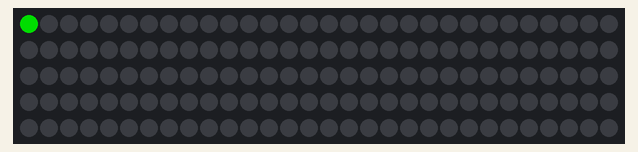
This sketch was run on a simulated ESP8266 (NodeMCU). Parts: 150 RGB LEDs in strip order, left to right, continuing on the next row. Dim RGB values are drawn brighter than linear; WiFi joins after 1.5 s; servers stay silent unless stated; not simulated (calls return 0 or success): Secrets.s.h; what the sketch prints to the serial monitor is not drawn.

Above: at 0.1 s.
At 0.7 s:
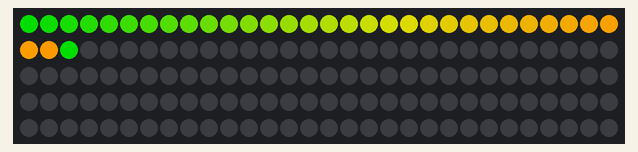
At 1.6 s:
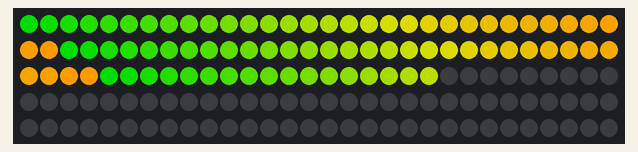
At 2.2 s:
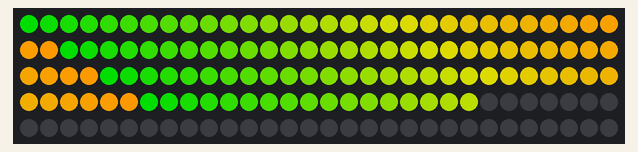
At 2.9 s:
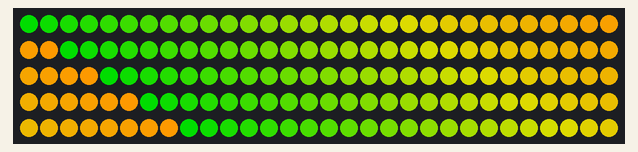

Measured:
- what the display in image 4 shows lasts 2.0 s, from 2.9 s to 4.9 s

The sketch:

SpinningLights.ino
```cpp
#include <ESP8266WiFi.h>
#include <ESP8266WebServer.h>
#include <ESP8266mDNS.h>
#include <Adafruit_NeoPixel.h>
#include <uri/UriBraces.h>

#include "Secrets.s.h"

#define ESP32
#define DATAPIN      2
#define NUMPIXELS    150
#define DEF_HOSTNAME "RUNLI"
String defaultHostname = DEF_HOSTNAME;

// config settings which can be set through api directly
uint32_t backgroundColor = 8388704; // some violett
uint32_t foregroundColor = 16714770; // CGI red
int direction = 1; // which means single step forward
int pps = 3; // pixels per segment
int nos = 2; // number of segments

// config which is used for animation
int maxDelayTime = 500; // Max time to block the main loop with a delay.
int aniDelay = 250; // delay which was set
int aniDelayToWait = 0; // if delay is too long, we can split wait time here (this is aniDelay minus maxDelayTime per cycle)
int aniLed = 0; // led we are currently at
int aniCount = 0; // count number of animations for logging
String aniType = "void"; // values: rotate, highlight, void

// create objects of interest
WiFiClient client;
ESP8266WebServer server(80);
Adafruit_NeoPixel pixels(NUMPIXELS, DATAPIN, NEO_GRB + NEO_KHZ400);

// *******************************************************************
// Web Service Endpoints
// *******************************************************************
String getStatusJson() {
  String result = "{\r\n";
  for(int i=0; i<NUMPIXELS; i++) {
    uint32_t pColor = pixels.getPixelColor(i);
    result += "  \""+String(i)+"\": "+pColor+",\r\n";
  }
  result += "  \"mdns\": \""+defaultHostname+"\",\r\n";
  result += "  \"speed\": "+String(aniDelay)+",\r\n";
  result += "  \"background\": "+String(backgroundColor)+",\r\n";
  result += "  \"foreground\": "+String(foregroundColor)+",\r\n";
  result += "  \"direction\": "+String(direction)+",\r\n";
  result += "  \"pps\": "+String(pps)+",\r\n";
  result += "  \"nos\": "+String(nos)+",\r\n";
  result += "  \"animation\": \""+aniType+"\"\r\n";
  result += "}";

  return result;
}

void handleRoot() {
  server.send(200, "text/plain", getStatusJson());
}

void setStaticAnimation(String animation) {
    aniType = animation;
    aniDelay = 1000;
    aniDelayToWait = aniDelay;
}

void defineEndpoints() {
  server.on("/", handleRoot);

  /* configuration endpoints */
  server.on(UriBraces("/setBackground/{}"), []() {
    backgroundColor = server.pathArg(0).toInt();
    server.send(200, "text/plain", getStatusJson());
  });

  server.on(UriBraces("/setForeground/{}"), []() {
    foregroundColor = server.pathArg(0).toInt();
    server.send(200, "text/plain", getStatusJson());
  });

  server.on(UriBraces("/setDirection/{}"), []() {
    direction = server.pathArg(0).toInt();
    server.send(200, "text/plain", getStatusJson());
  });

  server.on(UriBraces("/setPps/{}"), []() {
    pps = server.pathArg(0).toInt();
    server.send(200, "text/plain", getStatusJson());
  });

  server.on(UriBraces("/setNos/{}"), []() {
    nos = server.pathArg(0).toInt();
    server.send(200, "text/plain", getStatusJson());
  });

  /* business endpoints */
  server.on(UriBraces("/speed/{}"), []() {
    String speedStr = server.pathArg(0);
    float rps = speedStr.toFloat();
    aniDelay = (1000/NUMPIXELS) / rps;
    aniDelayToWait = aniDelay;
    aniType = "rotate";
    server.send(200, "text/plain", getStatusJson());
  });

  server.on(UriBraces("/highlight/{}"), []() {
    setStaticAnimation("highlight");
    // create ui setup
    pixels.fill(backgroundColor);
    pixels.setPixelColor(0, foregroundColor);
    pixels.show();
    server.send(200, "text/plain", getStatusJson());
  });

  server.on("/off", []() {
    setStaticAnimation("off");
    pixels.clear();
    pixels.show();
    server.send(200, "text/plain", getStatusJson());
  });

  server.on(UriBraces("/on/{}"), []() {
    String colorStr = server.pathArg(0);
    setStaticAnimation("on");
    pixels.fill(colorStr.toInt());
    pixels.show();
    server.send(200, "text/plain", getStatusJson());
  });
}

void setup() {
  Serial.begin(115200);

  Serial.println("Initialize LED strip with some animation");
  pixels.begin();
  pixels.clear();
  for(int i=0; i<NUMPIXELS; i++) {
    pixels.setPixelColor(i, pixels.Color(i*8, 150, 0));
    pixels.show();
    delay(10);
  }
  delay(2000);
  pixels.clear();
  pixels.show();

  Serial.println("Initialize WLAN");
  pixels.setPixelColor(0, pixels.Color(0, 150, 0)); pixels.show();
  WiFi.begin(WLAN_SSID, WLAN_PASS);
  while (WiFi.status() != WL_CONNECTED) {
    delay(500);
  }
  Serial.println("WiFi connected. IP address: "); Serial.println(WiFi.localIP());

  Serial.println("Define Server URI Handler");
  pixels.setPixelColor(1, pixels.Color(0, 150, 0)); pixels.show();
  defineEndpoints();

  Serial.println("Starting server");
  pixels.setPixelColor(2, pixels.Color(0, 150, 0)); pixels.show();
  server.begin();

  Serial.println("Setting mDNS");
  pixels.setPixelColor(3, pixels.Color(0, 150, 0)); pixels.show();
  if (MDNS.begin(defaultHostname)) {
    Serial.println("MDNS responder started at " + defaultHostname);
  }

  delay(2000);
  pixels.clear();
  pixels.show();
}

void loop() {
  server.handleClient();
  MDNS.update();

  // lets check if we need to wait another loop or can continue with next animation step
  if (aniDelayToWait > maxDelayTime) { // lets wait in small chunks
    delay(maxDelayTime);
    aniDelayToWait = aniDelayToWait - maxDelayTime;
  } else { // we can do the next animation
    delay(aniDelayToWait); // lets wait for the rest time span
    MoveNextAnimation();
    aniDelayToWait = aniDelay; // lets set next animation delay
  }
}

void MoveNextAnimation() {
  Serial.println("Next animation + " + String(aniCount++));
  if (aniType == "rotate") {
    int segmentDelta = NUMPIXELS / nos;
    pixels.fill(backgroundColor);
    for (int i = 0; i < nos; i++) {
      int offset = ((i * segmentDelta)+aniLed) % NUMPIXELS;
      for (int j = 0; j < pps; j++) {
        int pxl = (j + offset) % NUMPIXELS;
        pixels.setPixelColor(pxl, foregroundColor);
      }
    }
    pixels.show();
    aniLed = (aniLed + direction + NUMPIXELS) % NUMPIXELS;
  } else if (aniType == "highlight") {
    delay(maxDelayTime);
  } else { // default "viod"
    delay(maxDelayTime);
  }
}
```
